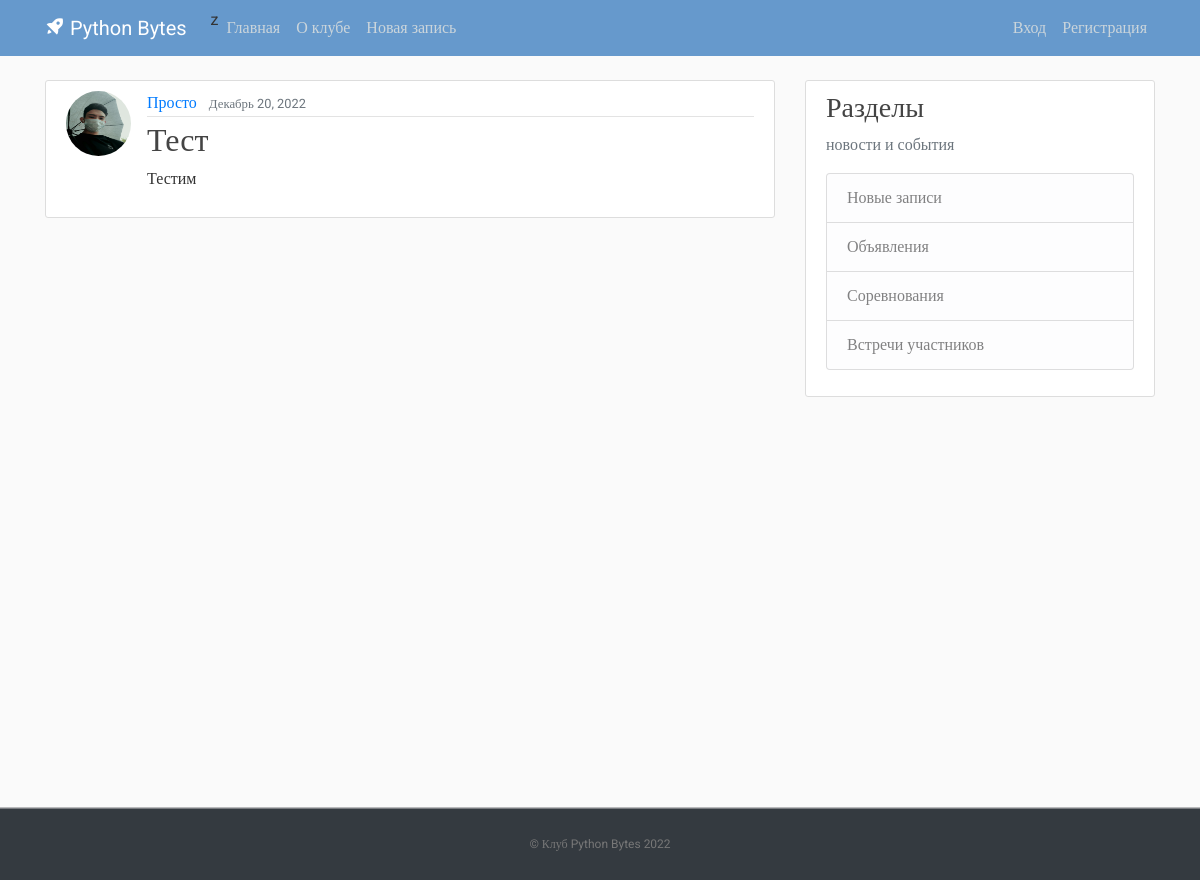
The app's page /post/1/ with its own data.
### get_docs/models.py (models this page shows, shortened)
class Post(models.Model):
    title = models.CharField(max_length=100)
    content = models.TextField()
    date_posted = models.DateTimeField(default=timezone.now)
    author = models.ForeignKey(User, on_delete=models.CASCADE)

### users/models.py (models this page shows, shortened)
class Profile(models.Model):
    user = models.OneToOneField(User, on_delete=models.CASCADE)
    image = models.ImageField(default='default.jpg', upload_to='profile_pics')

### get_docs/views.py (the view)
# urls.py: path('post/<int:pk>/', PostDetailView.as_view(), name='post-detail'),
class PostDetailView(DetailView):
    model = Post

### get_docs/templates/get_docs/post_detail.html (shortened to what this page needs)
{% extends "get_docs/base.html" %}
{% block content %}
  <article class="media content-section">
    <img class="rounded-circle article-img" src="{{ object.author.profile.image.url }}">
    <div class="media-body">
      <div class="article-metadata">
        <a class="mr-2" href="#">{{ object.author }}</a>
        <small class="text-muted">{{ object.date_posted|date:"F d, Y" }}</small>
      </div>
      <h2 class="article-title">{{ object.title }}</h2>
      <p class="article-content">{{ object.content }}</p>
    </div>
  </article>
{% endblock content %}

### get_docs/static/get_docs/main.css (style rules this page uses)
﻿body, html { width:100%; height:100% }
body { margin:0; padding:0; background: #fafafa; color: #333333; margin-top: 5rem; font-family:Roboto; }
h1, h2, h3, h4, h5, h6 { color: #444444; }
.content-section { background: #ffffff; padding: 10px 20px; border: 1px solid #dddddd; border-radius: 3px; margin-bottom: 20px; }
.article-title { color: #444444; }
.article-content { white-space: pre-line; }
.article-img { height: 65px; width: 65px; margin-right: 16px; }
.article-metadata { padding-bottom: 1px; margin-bottom: 4px; border-bottom: 1px solid #e3e3e3 }

### records on screen
Post: author.profile.image (placeholder picture), author "Просто", date_posted "Декабрь 20, 2022", title "Тест", content "Тестим"
